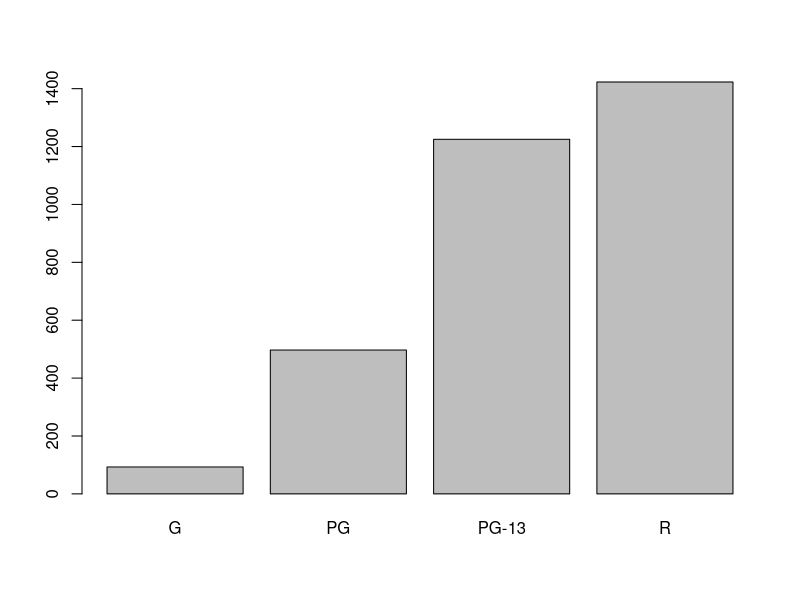
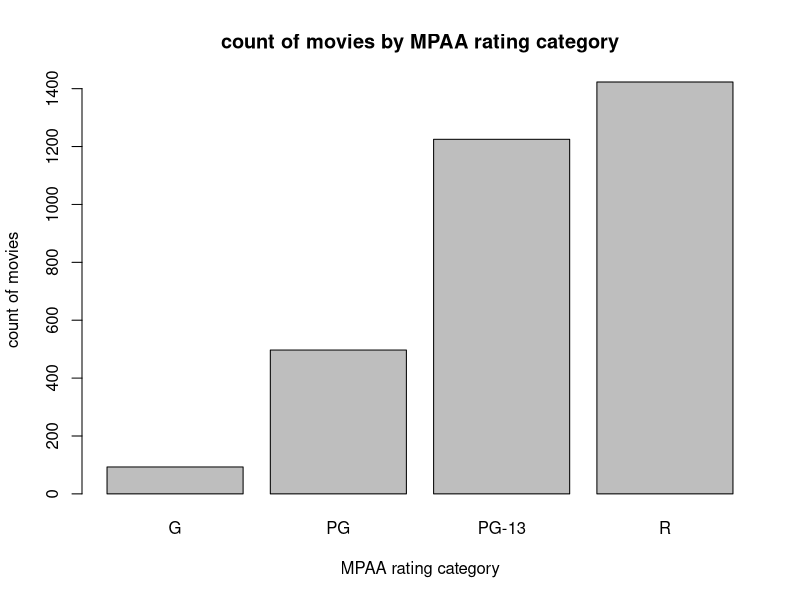
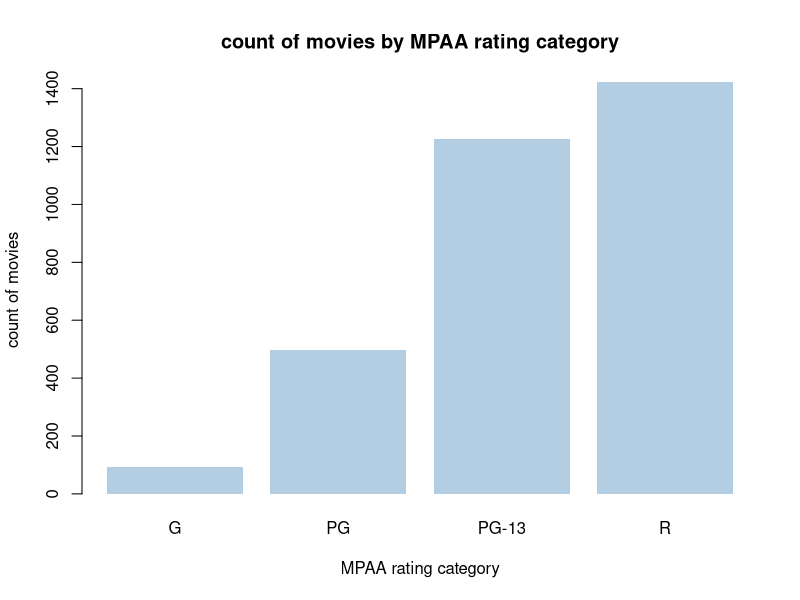
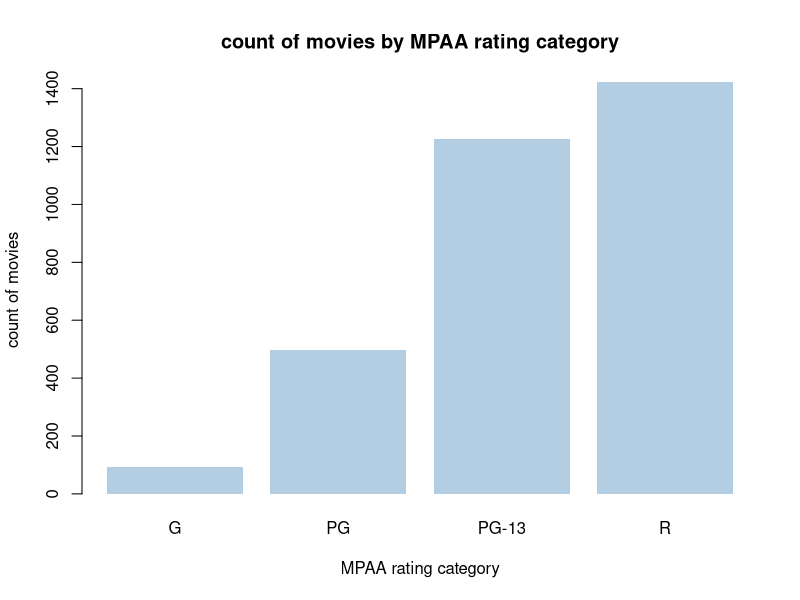

These charts were generated, in order, by the following R code:
# cleaning up data visualization
movies <- read.csv("Movies.csv")

# create a frequency bar chart with defaults
plot(as.factor(movies$Rating))

# add context to out bar chart
plot(
  as.factor(movies$Rating),
  main = "count of movies by MPAA rating category",
  xlab = "MPAA rating category",
  ylab = "count of movies"
)

library(RColorBrewer)

# create a color palette
palette <- brewer.pal(9, "Pastel1")

# clean up our bar chart
plot(
  as.factor(movies$Rating),
  col = palette[2],
  border = NA,
  main = "count of movies by MPAA rating category",
  xlab = "MPAA rating category",
  ylab = "count of movies"
)

# save as a PNG image
png(
  filename = "count-of-movies-by-rating.png",
  width = 640,
  height = 480
)

plot(
  as.factor(movies$Rating),
  col = palette[2],
  border = NA,
  main = "count of movies by MPAA rating category",
  xlab = "MPAA rating category",
  ylab = "count of movies"
)

# after this command the file is saved
dev.off()

# save ggplot2 data visualization
?ggsave
